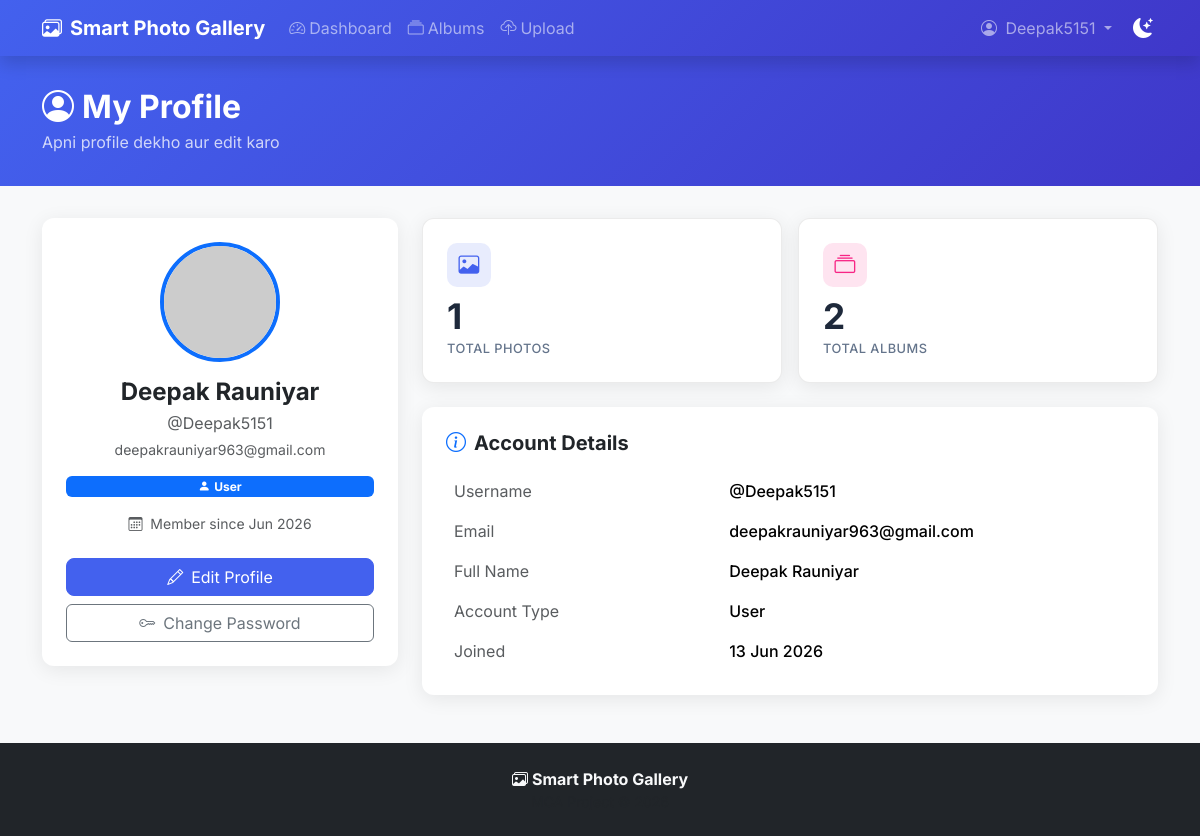
The page /user/profile.php (signed in) on the database its author committed.
### tables this page shows
CREATE TABLE `users` (
  `id` int(11) NOT NULL,
  `username` varchar(50) NOT NULL,
  `email` varchar(100) NOT NULL,
  `password` varchar(255) NOT NULL,
  `full_name` varchar(100) DEFAULT NULL,
  `bio` text DEFAULT NULL,
  `profile_pic` varchar(255) DEFAULT 'default.png',
  `role` enum('user','admin') DEFAULT 'user',
  `status` enum('active','inactive') DEFAULT 'active',
  `created_at` timestamp NOT NULL DEFAULT current_timestamp(),
  `updated_at` timestamp NOT NULL DEFAULT current_timestamp() ON UPDATE current_timestamp()
);

### includes/functions.php (called while the page is built, shortened)
<?php
function sanitize($input) {
    return htmlspecialchars(trim($input), ENT_QUOTES, 'UTF-8');
}
?>

### user/profile.php (the view, shortened to what this page needs)
<?php
require_once '../config/database.php';
$user_id = $_SESSION['user_id'];
$stmt = $pdo->prepare("SELECT * FROM users WHERE id = ?");
$stmt->execute([$user_id]);
$user = $stmt->fetch();
$stmt = $pdo->prepare("SELECT COUNT(*) as total FROM photos WHERE user_id = ?");
$stmt->execute([$user_id]);
$totalPhotos = $stmt->fetch()['total'];
$stmt = $pdo->prepare("SELECT COUNT(*) as total FROM albums WHERE user_id = ?");
$stmt->execute([$user_id]);
$totalAlbums = $stmt->fetch()['total'];
require_once '../includes/header.php';
require_once '../includes/navbar.php';
?>
<div class="page-header">
  <div class="container">
    <h2 class="fw-bold mb-1">
      <i class="bi bi-person-circle me-2"></i>My Profile
    </h2>
    <p class="mb-0 opacity-75">Apni profile dekho aur edit karo</p>
  </div>
</div>
<div class="container pb-5">
  <div class="row g-4 justify-content-center">
    <div class="col-md-4">
      <div class="card text-center p-4">
        <div class="mb-3">
          <?php
            $pic = !empty($user['profile_pic']) && $user['profile_pic'] !== 'default.png'
                ? BASE_URL . '/uploads/profiles/' . $user['profile_pic']
                : 'https://ui-avatars.com/api/?name=' . urlencode($user['full_name'] ?: $user['username']) . '&size=120&background=4361ee&color=fff&rounded=true';
          ?>
          <img src="<?= $pic ?>"
               class="rounded-circle border border-4 border-primary"
               width="120" height="120"
               style="object-fit:cover;">
        </div>
        <h4 class="fw-bold mb-1">
          <?= sanitize($user['full_name'] ?: $user['username']) ?>
        </h4>
        <p class="text-muted mb-1">@<?= sanitize($user['username']) ?></p>
        <p class="text-muted small mb-3">
          <?= sanitize($user['email']) ?>
        </p>
        <?php if ($user['role'] === 'admin'): ?>
          <span class="badge bg-danger mb-3">
            <i class="bi bi-shield-fill me-1"></i>Admin
          </span>
        <?php else: ?>
          <span class="badge bg-primary mb-3">
            <i class="bi bi-person-fill me-1"></i>User
          </span>
        <?php endif; ?>
        <p class="text-muted small mb-4">
          <i class="bi bi-calendar3 me-1"></i>
          Member since <?= date('M Y', strtotime($user['created_at'])) ?>
        </p>
        <a href="<?= BASE_URL ?>/user/edit-profile.php"
           class="btn btn-primary w-100 mb-2">
          <i class="bi bi-pencil me-2"></i>Edit Profile
        </a>
        <a href="<?= BASE_URL ?>/user/change-password.php"
           class="btn btn-outline-secondary w-100">
          <i class="bi bi-key me-2"></i>Change Password
        </a>
      </div>
    </div>
    <div class="col-md-8">
      <div class="row g-3 mb-4">
        <div class="col-6">
          <div class="stat-card-v2">
            <div class="stat-icon-box icon-blue">
              <i class="bi bi-image"></i>
            </div>
            <div class="stat-number-v2"><?= $totalPhotos ?></div>
            <div class="stat-label-v2">Total Photos</div>
          </div>
        </div>
        <div class="col-6">
          <div class="stat-card-v2">
            <div class="stat-icon-box icon-pink">
              <i class="bi bi-collection"></i>
            </div>
            <div class="stat-number-v2"><?= $totalAlbums ?></div>
            <div class="stat-label-v2">Total Albums</div>
          </div>
        </div>
      </div>
      <div class="card p-4">
        <h5 class="fw-bold mb-3">
          <i class="bi bi-info-circle me-2 text-primary"></i>Account Details
        </h5>
        <table class="table table-borderless mb-0">
          <tr>
            <td class="text-muted" width="40%">Username</td>
            <td class="fw-medium">@<?= sanitize($user['username']) ?></td>
          </tr>
          <tr>
            <td class="text-muted">Email</td>
            <td class="fw-medium"><?= sanitize($user['email']) ?></td>
          </tr>
          <tr>
            <td class="text-muted">Full Name</td>
            <td class="fw-medium">
              <?= sanitize($user['full_name'] ?: 'Not set') ?>
            </td>
          </tr>
          <tr>
            <td class="text-muted">Account Type</td>
            <td class="fw-medium"><?= ucfirst($user['role']) ?></td>
          </tr>
          <tr>
            <td class="text-muted">Joined</td>
            <td class="fw-medium">
              <?= date('d M Y', strtotime($user['created_at'])) ?>
            </td>
          </tr>
        </table>
      </div>
    </div>
  </div>
</div>
<?php require_once '../includes/footer.php'; ?>

### assets/css/style.css (style rules this page uses)
body { font-family: 'Inter', sans-serif; background-color: #f8f9fa; }
:root { --primary: #4361ee; --secondary: #3f37c9; --radius: 12px; --shadow: 0 4px 20px rgba(0,0,0,0.08); --transition: all 0.3s ease; }
.card { border: none; border-radius: var(--radius); box-shadow: var(--shadow); transition: var(--transition); }
.btn-primary { background: var(--primary); border-color: var(--primary); border-radius: 8px; }
.page-header { background: linear-gradient(135deg, var(--primary), var(--secondary)); color: white; padding: 2rem 0; margin-bottom: 2rem; }
.stat-card-v2 { background: #ffffff; border: 1px solid rgba(0,0,0,0.08); border-radius: var(--radius); padding: 1.5rem; box-shadow: var(--shadow); transition: var(--transition); color: #1e293b; }
.stat-icon-box { width: 44px; height: 44px; border-radius: 10px; display: flex; align-items: center; justify-content: center; font-size: 1.3rem; margin-bottom: 0.75rem; }
.icon-blue { background: rgba(67,97,238,0.12); color: #4361ee; }
.icon-pink { background: rgba(247,37,133,0.12); color: #f72585; }
.stat-number-v2 { font-size: 2.2rem; font-weight: 700; line-height: 1; margin-bottom: 0.25rem; }
.stat-label-v2 { font-size: 0.8rem; color: #64748b; text-transform: uppercase; letter-spacing: 0.5px; font-weight: 500; }

### rows shown on the page
users: full_name "Deepak Rauniyar", username "Deepak5151", email "deepakrauniyar963@gmail.com", created_at "Jun 2026", role "User", created_at "13 Jun 2026"

### other values the page prints
SITE_NAME "Smart Photo Gallery"
$_SESSION['username'] "Deepak5151"
$totalPhotos "1"
$totalAlbums "2"
